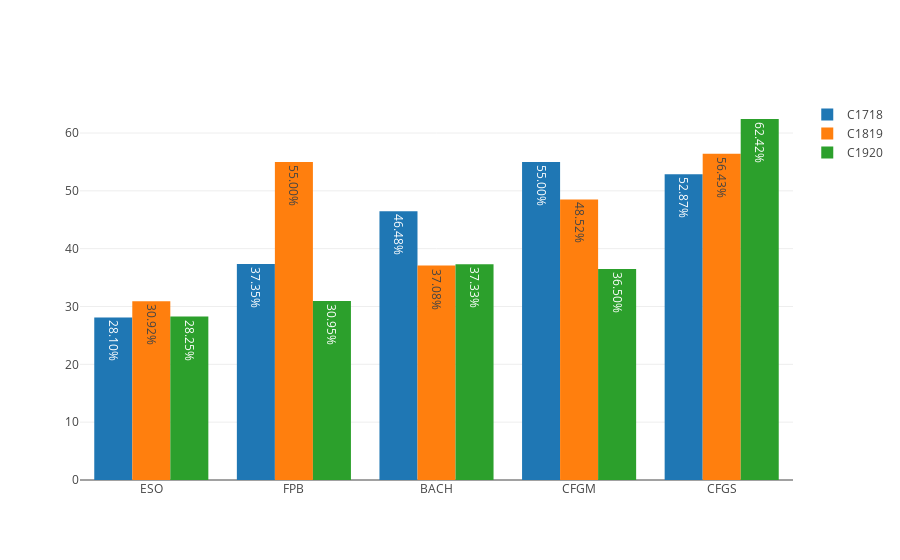

Notebook code for this chart:
### Markdown cell above
## COMPARATIVA CON LOS ÚLTIMOS CURSOS

### Code cell
aux = df.groupby(['etapa', 'curso', 'evaluación']).mean().reset_index().set_index('etapa')
series = {year: aux.loc[stages].query(f'curso == "{year}" & evaluación == "{labels[-1][1]}"')['éxito'].values
          for year in years}

myplotly.cbar(stages, series)

### Figure 1 — Plotly figure (JSON) as saved in the notebook; plotly's stock layout.template omitted (floating-point values rounded to 4 significant figures)
{"data": [{"hoverinfo": "x+text+name", "name": "C1718", "text": ["28.10%", "37.35%", "46.48%", "55.00%", "52.87%"], "type": "bar", "uid": "b7dceda6-cb7f-4462-9abe-1eaedd56ec31", "x": ["ESO", "FPB", "BACH", "CFGM", "CFGS"], "y": [28.1, 37.35, 46.48, 55, 52.87]}, {"hoverinfo": "x+text+name", "name": "C1819", "text": ["30.92%", "55.00%", "37.08%", "48.52%", "56.43%"], "type": "bar", "uid": "97f34121-fe49-47e3-b43a-9980d072753a", "x": ["ESO", "FPB", "BACH", "CFGM", "CFGS"], "y": [30.92, 55, 37.08, 48.52, 56.43]}, {"hoverinfo": "x+text+name", "name": "C1920", "text": ["28.25%", "30.95%", "37.33%", "36.50%", "62.42%"], "type": "bar", "uid": "655f9bb3-6008-41c3-b516-5789df3dedc1", "x": ["ESO", "FPB", "BACH", "CFGM", "CFGS"], "y": [28.25, 30.95, 37.33, 36.5, 62.42]}], "layout": {"barmode": "group"}}
